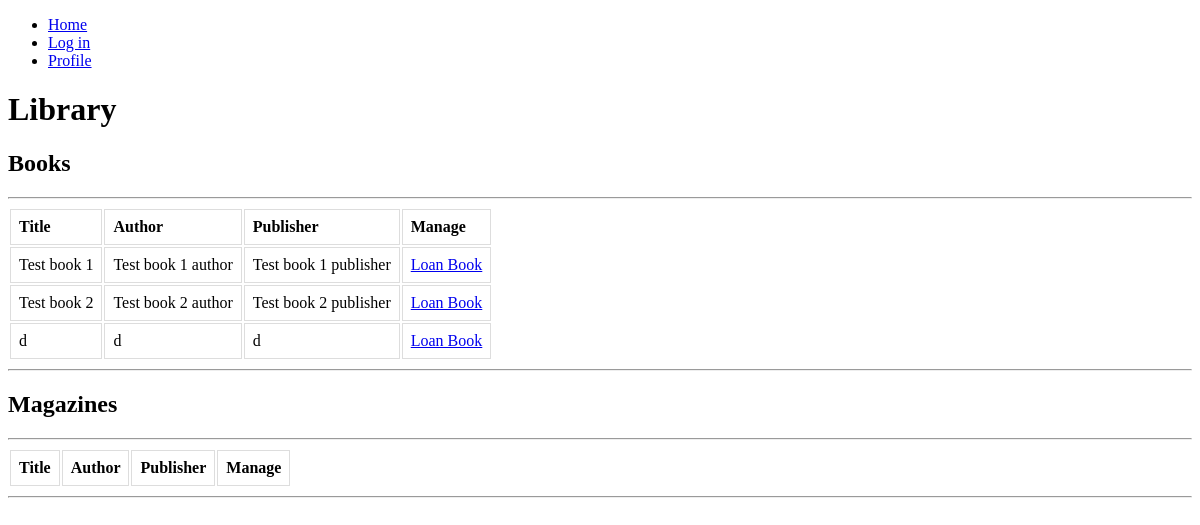
The app's page /library/ (signed in), older data.
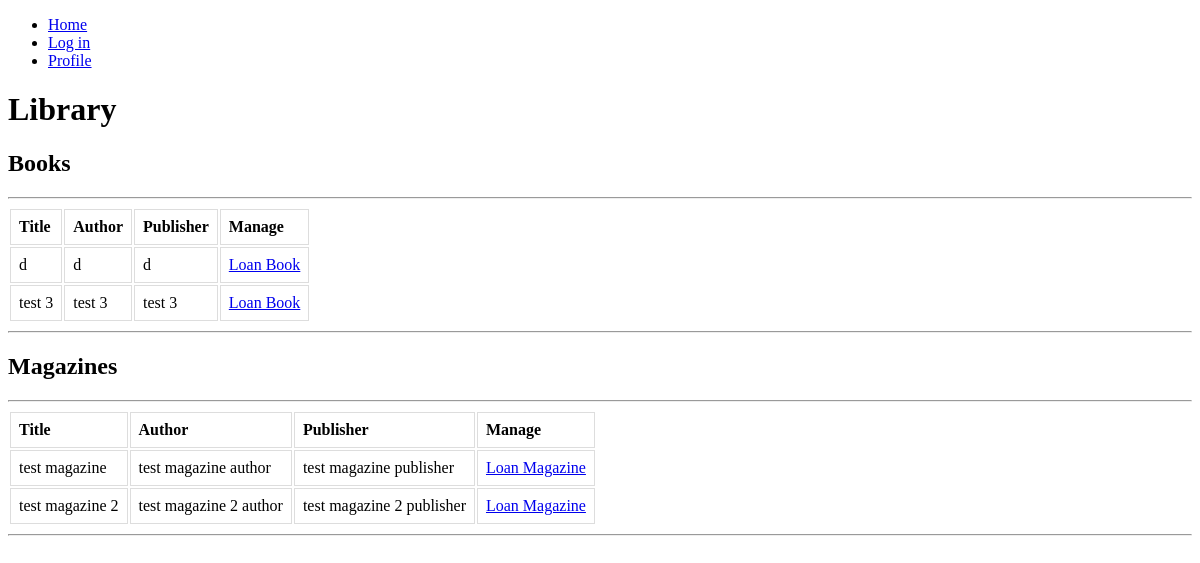
The same page, newer data.
### library_app/models.py (models this page shows, shortened)
class Book(models.Model):
    title = models.CharField(max_length=200)
    author = models.CharField(max_length=200)
    publisher = models.CharField(max_length=200)
    is_available = models.BooleanField(default=True)

class Magazine(models.Model):
    title = models.CharField(max_length=200)
    author = models.CharField(max_length=200)
    publisher = models.CharField(max_length=200)
    is_available = models.BooleanField(default=True)

### library_app/views.py (the view)
# urls.py: path("", views.index, name="index"),
@login_required
def index(request):
    books = Book.objects.filter(is_available = True)
    magazines = Magazine.objects.filter(is_available = True)
    context = {"books": books, "magazines": magazines}
    return render(request, "library_app/index.html", context)

### templates/library_app/index.html (shortened to what this page needs)
{% extends "base.html" %}
{% block content %}
<h1>Library</h1>
<div id="items-list">
    <h2>Books</h2>
    <hr>
    <table>
        <tr>
            <th>Title</th>
            <th>Author</th>
            <th>Publisher</th>
            <th>Manage</th>
        </tr>
        {% for book in books %}
            <tr>
                <td>{{book.title}}</td>
                <td>{{book.author}}</td>
                <td>{{book.publisher}}</td>
                <td><a href="{% url "user_app:loan_item" "book" book.id%}">Loan Book</a></td>
            </tr>
        {% endfor %}
    </table>
    <hr>
    <h2>Magazines</h2>
    <hr>
    <table>
        <tr>
            <th>Title</th>
            <th>Author</th>
            <th>Publisher</th>
            <th>Manage</th>
        </tr>
        {% for magazine in magazines %}
            <tr>
                <td>{{magazine.title}}</td>
                <td>{{magazine.author}}</td>
                <td>{{magazine.publisher}}</td>
                <td><a href="{% url "user_app:loan_item" "magazine" magazine.id%}">Loan Magazine</a></td>
            </tr>
        {% endfor %}
    </table>
    <hr>
</div>
{% endblock content %}

Row changes from the older to the newer data that the page shows:
no longer on this page (row edited): Book: title "Test book 1", author "Test book 1 author", publisher "Test book 1 publisher"
no longer on this page (row edited): Book: title "Test book 2", author "Test book 2 author", publisher "Test book 2 publisher"
now on this page (row edited): Book: title "test 3", author "test 3", publisher "test 3"
added Magazine: title "test magazine", author "test magazine author", publisher "test magazine publisher"
added Magazine: title "test magazine 2", author "test magazine 2 author", publisher "test magazine 2 publisher"
